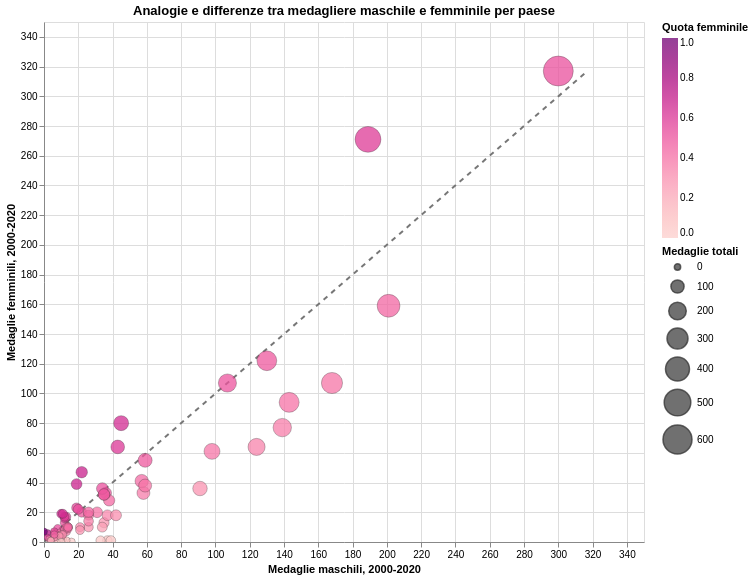

This figure's Vega-Lite source:
### Vega-Lite specification from a JSON file in a GitHub repository (floating-point values rounded to 4 significant figures)
{"config": {"view": {"continuousWidth": 300, "continuousHeight": 300}}, "layer": [{"data": {"name": "data-3c8f83880dbf451e6c17a108889782f8"}, "mark": {"type": "line", "color": "#777", "strokeDash": [5, 5]}, "encoding": {"x": {"field": "x", "type": "quantitative"}, "y": {"field": "y", "type": "quantitative"}}, "name": "view_0bc60117dca75eb7_0"}, {"data": {"name": "data-326a4a8866092d0b99ca93d035764352"}, "mark": {"type": "circle", "opacity": 0.75, "stroke": "#333", "strokeWidth": 0.4}, "encoding": {"color": {"field": "quota_femminile", "scale": {"scheme": "redpurple"}, "title": "Quota femminile", "type": "quantitative"}, "size": {"field": "medaglie_totali", "scale": {"range": [40, 900]}, "title": "Medaglie totali", "type": "quantitative"}, "tooltip": [{"field": "country", "title": "Paese", "type": "nominal"}, {"field": "medaglie_maschili", "format": ",.0f", "title": "Maschili", "type": "quantitative"}, {"field": "medaglie_femminili", "format": ",.0f", "title": "Femminili", "type": "quantitative"}, {"field": "medaglie_totali", "format": ",.0f", "title": "Totali", "type": "quantitative"}, {"field": "quota_femminile", "format": ".1%", "title": "Quota femm.", "type": "quantitative"}], "x": {"field": "medaglie_maschili", "title": "Medaglie maschili, 2000-2020", "type": "quantitative"}, "y": {"field": "medaglie_femminili", "title": "Medaglie femminili, 2000-2020", "type": "quantitative"}}}], "height": 520, "params": [{"name": "param_1e9efca18e7a2868", "select": {"type": "interval", "encodings": ["x", "y"]}, "bind": "scales", "views": ["view_0bc60117dca75eb7_0"]}], "title": "Analogie e differenze tra medagliere maschile e femminile per paese", "width": 600, "$schema": "https://vega.github.io/schema/vega-lite/v6.4.1.json", "datasets": {"data-3c8f83880dbf451e6c17a108889782f8": [{"x": 0.0, "y": 0.0}, {"x": 317.0, "y": 317.0}], "data-326a4a8866092d0b99ca93d035764352": [{"country_noc": "ALG", "country": "Algeria", "medaglie_femminili": 2.0, "medaglie_maschili": 8.0, "medaglie_miste_altro": 0.0, "PIL_Assoluto_USD": null, "PIL_Pro_Capite_USD": null, "Popolazione_Totale": null, "Aspettativa_di_Vita": null, "Tasso_Urbanizzazione_perc": null, "medaglie_totali": 10.0, "quota_femminile": 0.2}, {"country_noc": "ARG", "country": "Argentina", "medaglie_femminili": 10.0, "medaglie_maschili": 14.0, "medaglie_miste_altro": 3.0, "PIL_Assoluto_USD": 368800000000.0, "PIL_Pro_Capite_USD": 8983.0, "Popolazione_Totale": 40290000.0, "Aspettativa_di_Vita": 75.16, "Tasso_Urbanizzazione_perc": 90.39, "medaglie_totali": 27.0, "quota_femminile": 0.4167}, {"country_noc": "ARM", "country": "Armenia", "medaglie_femminili": 0.0, "medaglie_maschili": 16.0, "medaglie_miste_altro": 0.0, "PIL_Assoluto_USD": 7168000000.0, "PIL_Pro_Capite_USD": 2353.0, "Popolazione_Totale": 3102000.0, "Aspettativa_di_Vita": 73.14, "Tasso_Urbanizzazione_perc": 64.74, "medaglie_totali": 16.0, "quota_femminile": 0.0}, {"country_noc": "AUS", "country": "Australia", "medaglie_femminili": 122.0, "medaglie_maschili": 130.0, "medaglie_miste_altro": 12.0, "PIL_Assoluto_USD": 920700000000.0, "PIL_Pro_Capite_USD": 41590.0, "Popolazione_Totale": 21360000.0, "Aspettativa_di_Vita": 80.95, "Tasso_Urbanizzazione_perc": 86.02, "medaglie_totali": 264.0, "quota_femminile": 0.4841}, {"country_noc": "AUT", "country": "Austria", "medaglie_femminili": 9.0, "medaglie_maschili": 8.0, "medaglie_miste_altro": 4.0, "PIL_Assoluto_USD": 336800000000.0, "PIL_Pro_Capite_USD": 40160.0, "Popolazione_Totale": 8329000.0, "Aspettativa_di_Vita": 79.84, "Tasso_Urbanizzazione_perc": 67.12, "medaglie_totali": 21.0, "quota_femminile": 0.5294}, {"country_noc": "AZE", "country": "Azerbaijan", "medaglie_femminili": 13.0, "medaglie_maschili": 35.0, "medaglie_miste_altro": 0.0, "PIL_Assoluto_USD": 32280000000.0, "PIL_Pro_Capite_USD": 3496.0, "Popolazione_Totale": 8802000.0, "Aspettativa_di_Vita": 68.76, "Tasso_Urbanizzazione_perc": 53.35, "medaglie_totali": 48.0, "quota_femminile": 0.2708}, {"country_noc": "BAH", "country": "The Bahamas", "medaglie_femminili": 6.0, "medaglie_maschili": 6.0, "medaglie_miste_altro": 0.0, "PIL_Assoluto_USD": null, "PIL_Pro_Capite_USD": null, "Popolazione_Totale": null, "Aspettativa_di_Vita": null, "Tasso_Urbanizzazione_perc": null, "medaglie_totali": 12.0, "quota_femminile": 0.5}, {"country_noc": "BEL", "country": "Belgium", "medaglie_femminili": 13.0, "medaglie_maschili": 12.0, "medaglie_miste_altro": 1.0, "PIL_Assoluto_USD": 409200000000.0, "PIL_Pro_Capite_USD": 37750.0, "Popolazione_Totale": 10750000.0, "Aspettativa_di_Vita": 79.53, "Tasso_Urbanizzazione_perc": 84.14, "medaglie_totali": 26.0, "quota_femminile": 0.52}, {"country_noc": "BLR", "country": "Belarus", "medaglie_femminili": 33.0, "medaglie_maschili": 36.0, "medaglie_miste_altro": 1.0, "PIL_Assoluto_USD": 40960000000.0, "PIL_Pro_Capite_USD": 4293.0, "Popolazione_Totale": 9670000.0, "Aspettativa_di_Vita": 70.58, "Tasso_Urbanizzazione_perc": 73.24, "medaglie_totali": 70.0, "quota_femminile": 0.4783}, {"country_noc": "BRA", "country": "Brazil", "medaglie_femminili": 33.0, "medaglie_maschili": 58.0, "medaglie_miste_altro": 5.0, "PIL_Assoluto_USD": 1441000000000.0, "PIL_Pro_Capite_USD": 7485.0, "Popolazione_Totale": 188100000.0, "Aspettativa_di_Vita": 72.45, "Tasso_Urbanizzazione_perc": 83.35, "medaglie_totali": 96.0, "quota_femminile": 0.3626}, {"country_noc": "BUL", "country": "Bulgaria", "medaglie_femminili": 20.0, "medaglie_maschili": 22.0, "medaglie_miste_altro": 0.0, "PIL_Assoluto_USD": null, "PIL_Pro_Capite_USD": null, "Popolazione_Totale": null, "Aspettativa_di_Vita": null, "Tasso_Urbanizzazione_perc": null, "medaglie_totali": 42.0, "quota_femminile": 0.4762}, {"country_noc": "CAN", "country": "Canada", "medaglie_femminili": 64.0, "medaglie_maschili": 43.0, "medaglie_miste_altro": 3.0, "PIL_Assoluto_USD": 1281000000000.0, "PIL_Pro_Capite_USD": 37850.0, "Popolazione_Totale": 33250000.0, "Aspettativa_di_Vita": 80.52, "Tasso_Urbanizzazione_perc": 80.14, "medaglie_totali": 110.0, "quota_femminile": 0.5981}, {"country_noc": "CHI", "country": "Chile", "medaglie_femminili": 0.0, "medaglie_maschili": 5.0, "medaglie_miste_altro": 0.0, "PIL_Assoluto_USD": null, "PIL_Pro_Capite_USD": null, "Popolazione_Totale": null, "Aspettativa_di_Vita": null, "Tasso_Urbanizzazione_perc": null, "medaglie_totali": 5.0, "quota_femminile": 0.0}, {"country_noc": "CHN", "country": "People's Republic of China", "medaglie_femminili": 271.0, "medaglie_maschili": 189.0, "medaglie_miste_altro": 12.0, "PIL_Assoluto_USD": 5718000000000.0, "PIL_Pro_Capite_USD": 4201.0, "Popolazione_Totale": 1320000000.0, "Aspettativa_di_Vita": 74.67, "Tasso_Urbanizzazione_perc": 46.65, "medaglie_totali": 472.0, "quota_femminile": 0.5891}, {"country_noc": "COL", "country": "Colombia", "medaglie_femminili": 16.0, "medaglie_maschili": 12.0, "medaglie_miste_altro": 0.0, "PIL_Assoluto_USD": 216100000000.0, "PIL_Pro_Capite_USD": 4839.0, "Popolazione_Totale": 43230000.0, "Aspettativa_di_Vita": 73.75, "Tasso_Urbanizzazione_perc": 75.86, "medaglie_totali": 28.0, "quota_femminile": 0.5714}, {"country_noc": "CRO", "country": "Croatia", "medaglie_femminili": 10.0, "medaglie_maschili": 26.0, "medaglie_miste_altro": 0.0, "PIL_Assoluto_USD": null, "PIL_Pro_Capite_USD": null, "Popolazione_Totale": null, "Aspettativa_di_Vita": null, "Tasso_Urbanizzazione_perc": null, "medaglie_totali": 36.0, "quota_femminile": 0.2778}, {"country_noc": "CUB", "country": "Cuba", "medaglie_femminili": 36.0, "medaglie_maschili": 91.0, "medaglie_miste_altro": 0.0, "PIL_Assoluto_USD": 57180000000.0, "PIL_Pro_Capite_USD": 5087.0, "Popolazione_Totale": 11210000.0, "Aspettativa_di_Vita": 77.07, "Tasso_Urbanizzazione_perc": 76.23, "medaglie_totali": 127.0, "quota_femminile": 0.2835}, {"country_noc": "CZE", "country": "Czechia", "medaglie_femminili": 18.0, "medaglie_maschili": 37.0, "medaglie_miste_altro": 1.0, "PIL_Assoluto_USD": 159100000000.0, "PIL_Pro_Capite_USD": 15240.0, "Popolazione_Totale": 10390000.0, "Aspettativa_di_Vita": 76.73, "Tasso_Urbanizzazione_perc": 73.54, "medaglie_totali": 56.0, "quota_femminile": 0.3273}, {"country_noc": "DEN", "country": "Denmark", "medaglie_femminili": 20.0, "medaglie_maschili": 31.0, "medaglie_miste_altro": 5.0, "PIL_Assoluto_USD": null, "PIL_Pro_Capite_USD": null, "Popolazione_Totale": null, "Aspettativa_di_Vita": null, "Tasso_Urbanizzazione_perc": null, "medaglie_totali": 56.0, "quota_femminile": 0.3922}, {"country_noc": "DOM", "country": "Dominican Republic", "medaglie_femminili": 2.0, "medaglie_maschili": 8.0, "medaglie_miste_altro": 1.0, "PIL_Assoluto_USD": 46600000000.0, "PIL_Pro_Capite_USD": 4733.0, "Popolazione_Totale": 9507000.0, "Aspettativa_di_Vita": 71.59, "Tasso_Urbanizzazione_perc": 68.66, "medaglie_totali": 11.0, "quota_femminile": 0.2}, {"country_noc": "EGY", "country": "Egypt", "medaglie_femminili": 7.0, "medaglie_maschili": 13.0, "medaglie_miste_altro": 0.0, "PIL_Assoluto_USD": 177600000000.0, "PIL_Pro_Capite_USD": 1961.0, "Popolazione_Totale": 86010000.0, "Aspettativa_di_Vita": 68.69, "Tasso_Urbanizzazione_perc": 42.75, "medaglie_totali": 20.0, "quota_femminile": 0.35}, {"country_noc": "ESP", "country": "Spain", "medaglie_femminili": 41.0, "medaglie_maschili": 57.0, "medaglie_miste_altro": 6.0, "PIL_Assoluto_USD": 1126000000000.0, "PIL_Pro_Capite_USD": 25100.0, "Popolazione_Totale": 44190000.0, "Aspettativa_di_Vita": 81.07, "Tasso_Urbanizzazione_perc": 77.76, "medaglie_totali": 104.0, "quota_femminile": 0.4184}, {"country_noc": "EST", "country": "Estonia", "medaglie_femminili": 2.0, "medaglie_maschili": 11.0, "medaglie_miste_altro": 0.0, "PIL_Assoluto_USD": 17390000000.0, "PIL_Pro_Capite_USD": 13030.0, "Popolazione_Totale": 1351000.0, "Aspettativa_di_Vita": 73.86, "Tasso_Urbanizzazione_perc": 67.99, "medaglie_totali": 13.0, "quota_femminile": 0.1538}, {"country_noc": "ETH", "country": "Ethiopia", "medaglie_femminili": 23.0, "medaglie_maschili": 19.0, "medaglie_miste_altro": 0.0, "PIL_Assoluto_USD": 32250000000.0, "PIL_Pro_Capite_USD": 334.9, "Popolazione_Totale": 85480000.0, "Aspettativa_di_Vita": 57.14, "Tasso_Urbanizzazione_perc": 17.06, "medaglie_totali": 42.0, "quota_femminile": 0.5476}, {"country_noc": "FIN", "country": "Finland", "medaglie_femminili": 6.0, "medaglie_maschili": 9.0, "medaglie_miste_altro": 1.0, "PIL_Assoluto_USD": 212600000000.0, "PIL_Pro_Capite_USD": 39770.0, "Popolazione_Totale": 5318000.0, "Aspettativa_di_Vita": 79.44, "Tasso_Urbanizzazione_perc": 69.14, "medaglie_totali": 16.0, "quota_femminile": 0.4}, {"country_noc": "FRA", "country": "France", "medaglie_femminili": 77.0, "medaglie_maschili": 139.0, "medaglie_miste_altro": 8.0, "PIL_Assoluto_USD": 2245000000000.0, "PIL_Pro_Capite_USD": 34900.0, "Popolazione_Totale": 63850000.0, "Aspettativa_di_Vita": 80.78, "Tasso_Urbanizzazione_perc": 77.22, "medaglie_totali": 224.0, "quota_femminile": 0.3565}, {"country_noc": "GBR", "country": "Great Britain", "medaglie_femminili": 107.0, "medaglie_maschili": 168.0, "medaglie_miste_altro": 30.0, "PIL_Assoluto_USD": 2400000000000.0, "PIL_Pro_Capite_USD": 38540.0, "Popolazione_Totale": 61890000.0, "Aspettativa_di_Vita": 79.5, "Tasso_Urbanizzazione_perc": 80.77, "medaglie_totali": 305.0, "quota_femminile": 0.3891}, {"country_noc": "GEO", "country": "Georgia", "medaglie_femminili": 1.0, "medaglie_maschili": 37.0, "medaglie_miste_altro": 0.0, "PIL_Assoluto_USD": 10110000000.0, "PIL_Pro_Capite_USD": 2660.0, "Popolazione_Totale": 3910000.0, "Aspettativa_di_Vita": 71.63, "Tasso_Urbanizzazione_perc": 54.76, "medaglie_totali": 38.0, "quota_femminile": 0.02632}, {"country_noc": "GER", "country": "Germany", "medaglie_femminili": 94.0, "medaglie_maschili": 143.0, "medaglie_miste_altro": 32.0, "PIL_Assoluto_USD": 3113000000000.0, "PIL_Pro_Capite_USD": 37990.0, "Popolazione_Totale": 82000000.0, "Aspettativa_di_Vita": 79.38, "Tasso_Urbanizzazione_perc": 80.38, "medaglie_totali": 269.0, "quota_femminile": 0.3966}, {"country_noc": "GRE", "country": "Greece", "medaglie_femminili": 18.0, "medaglie_maschili": 26.0, "medaglie_miste_altro": 0.0, "PIL_Assoluto_USD": null, "PIL_Pro_Capite_USD": null, "Popolazione_Totale": null, "Aspettativa_di_Vita": null, "Tasso_Urbanizzazione_perc": null, "medaglie_totali": 44.0, "quota_femminile": 0.4091}, {"country_noc": "HKG", "country": "Hong Kong, China", "medaglie_femminili": 6.0, "medaglie_maschili": 2.0, "medaglie_miste_altro": 0.0, "PIL_Assoluto_USD": 247200000000.0, "PIL_Pro_Capite_USD": 34690.0, "Popolazione_Totale": 7048000.0, "Aspettativa_di_Vita": 82.96, "Tasso_Urbanizzazione_perc": 100.0, "medaglie_totali": 8.0, "quota_femminile": 0.75}, {"country_noc": "HUN", "country": "Hungary", "medaglie_femminili": 38.0, "medaglie_maschili": 59.0, "medaglie_miste_altro": 0.0, "PIL_Assoluto_USD": 108800000000.0, "PIL_Pro_Capite_USD": 10930.0, "Popolazione_Totale": 10020000.0, "Aspettativa_di_Vita": 73.54, "Tasso_Urbanizzazione_perc": 67.31, "medaglie_totali": 97.0, "quota_femminile": 0.3918}, {"country_noc": "INA", "country": "Indonesia", "medaglie_femminili": 10.0, "medaglie_maschili": 14.0, "medaglie_miste_altro": 3.0, "PIL_Assoluto_USD": null, "PIL_Pro_Capite_USD": null, "Popolazione_Totale": null, "Aspettativa_di_Vita": null, "Tasso_Urbanizzazione_perc": null, "medaglie_totali": 27.0, "quota_femminile": 0.4167}, {"country_noc": "IND", "country": "India", "medaglie_femminili": 8.0, "medaglie_maschili": 12.0, "medaglie_miste_altro": 0.0, "PIL_Assoluto_USD": 1325000000000.0, "PIL_Pro_Capite_USD": 1053.0, "Popolazione_Totale": 1194000000.0, "Aspettativa_di_Vita": 66.01, "Tasso_Urbanizzazione_perc": 30.09, "medaglie_totali": 20.0, "quota_femminile": 0.4}, {"country_noc": "IRI", "country": "Islamic Republic of Iran", "medaglie_femminili": 1.0, "medaglie_maschili": 39.0, "medaglie_miste_altro": 0.0, "PIL_Assoluto_USD": null, "PIL_Pro_Capite_USD": null, "Popolazione_Totale": null, "Aspettativa_di_Vita": null, "Tasso_Urbanizzazione_perc": null, "medaglie_totali": 40.0, "quota_femminile": 0.025}, {"country_noc": "IRL", "country": "Ireland", "medaglie_femminili": 5.0, "medaglie_maschili": 10.0, "medaglie_miste_altro": 1.0, "PIL_Assoluto_USD": 217900000000.0, "PIL_Pro_Capite_USD": 48910.0, "Popolazione_Totale": 4312000.0, "Aspettativa_di_Vita": 79.37, "Tasso_Urbanizzazione_perc": 60.98, "medaglie_totali": 16.0, "quota_femminile": 0.3333}, {"country_noc": "ISR", "country": "Israel", "medaglie_femminili": 3.0, "medaglie_maschili": 6.0, "medaglie_miste_altro": 1.0, "PIL_Assoluto_USD": 217300000000.0, "PIL_Pro_Capite_USD": 28640.0, "Popolazione_Totale": 7314000.0, "Aspettativa_di_Vita": 80.66, "Tasso_Urbanizzazione_perc": 91.54, "medaglie_totali": 10.0, "quota_femminile": 0.3333}, {"country_noc": "ITA", "country": "Italy", "medaglie_femminili": 64.0, "medaglie_maschili": 124.0, "medaglie_miste_altro": 1.0, "PIL_Assoluto_USD": 1811000000000.0, "PIL_Pro_Capite_USD": 30720.0, "Popolazione_Totale": 58700000.0, "Aspettativa_di_Vita": 81.3, "Tasso_Urbanizzazione_perc": 68.15, "medaglie_totali": 189.0, "quota_femminile": 0.3404}, {"country_noc": "JAM", "country": "Jamaica", "medaglie_femminili": 39.0, "medaglie_maschili": 19.0, "medaglie_miste_altro": 0.0, "PIL_Assoluto_USD": 12210000000.0, "PIL_Pro_Capite_USD": 4483.0, "Popolazione_Totale": 2705000.0, "Aspettativa_di_Vita": 71.68, "Tasso_Urbanizzazione_perc": 53.42, "medaglie_totali": 58.0, "quota_femminile": 0.6724}, {"country_noc": "JPN", "country": "Japan", "medaglie_femminili": 107.0, "medaglie_maschili": 107.0, "medaglie_miste_altro": 3.0, "PIL_Assoluto_USD": 4934000000000.0, "PIL_Pro_Capite_USD": 38760.0, "Popolazione_Totale": 127300000.0, "Aspettativa_di_Vita": 82.41, "Tasso_Urbanizzazione_perc": 86.32, "medaglie_totali": 217.0, "quota_femminile": 0.5}, {"country_noc": "KAZ", "country": "Kazakhstan", "medaglie_femminili": 18.0, "medaglie_maschili": 42.0, "medaglie_miste_altro": 0.0, "PIL_Assoluto_USD": 107100000000.0, "PIL_Pro_Capite_USD": 6154.0, "Popolazione_Totale": 16800000.0, "Aspettativa_di_Vita": 67.55, "Tasso_Urbanizzazione_perc": 55.68, "medaglie_totali": 60.0, "quota_femminile": 0.3}, {"country_noc": "KEN", "country": "Kenya", "medaglie_femminili": 28.0, "medaglie_maschili": 38.0, "medaglie_miste_altro": 0.0, "PIL_Assoluto_USD": 40620000000.0, "PIL_Pro_Capite_USD": 951.0, "Popolazione_Totale": 38870000.0, "Aspettativa_di_Vita": 59.39, "Tasso_Urbanizzazione_perc": 27.2, "medaglie_totali": 66.0, "quota_femminile": 0.4242}, {"country_noc": "KGZ", "country": "Kyrgyzstan", "medaglie_femminili": 2.0, "medaglie_maschili": 5.0, "medaglie_miste_altro": 0.0, "PIL_Assoluto_USD": 4387000000.0, "PIL_Pro_Capite_USD": 771.2, "Popolazione_Totale": 5424000.0, "Aspettativa_di_Vita": 69.06, "Tasso_Urbanizzazione_perc": 35.26, "medaglie_totali": 7.0, "quota_femminile": 0.2857}, {"country_noc": "KOR", "country": "Republic of Korea", "medaglie_femminili": 61.0, "medaglie_maschili": 98.0, "medaglie_miste_altro": 2.0, "PIL_Assoluto_USD": 1087000000000.0, "PIL_Pro_Capite_USD": 21940.0, "Popolazione_Totale": 48910000.0, "Aspettativa_di_Vita": 78.99, "Tasso_Urbanizzazione_perc": 80.96, "medaglie_totali": 161.0, "quota_femminile": 0.3836}, {"country_noc": "LAT", "country": "Latvia", "medaglie_femminili": 1.0, "medaglie_maschili": 13.0, "medaglie_miste_altro": 0.0, "PIL_Assoluto_USD": null, "PIL_Pro_Capite_USD": null, "Popolazione_Totale": null, "Aspettativa_di_Vita": null, "Tasso_Urbanizzazione_perc": null, "medaglie_totali": 14.0, "quota_femminile": 0.07143}, {"country_noc": "LTU", "country": "Lithuania", "medaglie_femminili": 10.0, "medaglie_maschili": 13.0, "medaglie_miste_altro": 0.0, "PIL_Assoluto_USD": 31690000000.0, "PIL_Pro_Capite_USD": 10340.0, "Popolazione_Totale": 3205000.0, "Aspettativa_di_Vita": 72.78, "Tasso_Urbanizzazione_perc": 66.94, "medaglie_totali": 23.0, "quota_femminile": 0.4348}, {"country_noc": "MAR", "country": "Morocco", "medaglie_femminili": 3.0, "medaglie_maschili": 10.0, "medaglie_miste_altro": 0.0, "PIL_Assoluto_USD": 84060000000.0, "PIL_Pro_Capite_USD": 2572.0, "Popolazione_Totale": 31480000.0, "Aspettativa_di_Vita": 69.81, "Tasso_Urbanizzazione_perc": 57.01, "medaglie_totali": 13.0, "quota_femminile": 0.2308}, {"country_noc": "MAS", "country": "Malaysia", "medaglie_femminili": 2.0, "medaglie_maschili": 7.0, "medaglie_miste_altro": 1.0, "PIL_Assoluto_USD": null, "PIL_Pro_Capite_USD": null, "Popolazione_Totale": null, "Aspettativa_di_Vita": null, "Tasso_Urbanizzazione_perc": null, "medaglie_totali": 10.0, "quota_femminile": 0.2222}, {"country_noc": "MEX", "country": "Mexico", "medaglie_femminili": 17.0, "medaglie_maschili": 13.0, "medaglie_miste_altro": 1.0, "PIL_Assoluto_USD": 982600000000.0, "PIL_Pro_Capite_USD": 8815.0, "Popolazione_Totale": 109700000.0, "Aspettativa_di_Vita": 73.45, "Tasso_Urbanizzazione_perc": 76.23, "medaglie_totali": 31.0, "quota_femminile": 0.5667}, {"country_noc": "MGL", "country": "Mongolia", "medaglie_femminili": 5.0, "medaglie_maschili": 11.0, "medaglie_miste_altro": 0.0, "PIL_Assoluto_USD": null, "PIL_Pro_Capite_USD": null, "Popolazione_Totale": null, "Aspettativa_di_Vita": null, "Tasso_Urbanizzazione_perc": null, "medaglie_totali": 16.0, "quota_femminile": 0.3125}, {"country_noc": "NED", "country": "Netherlands", "medaglie_femminili": 80.0, "medaglie_maschili": 45.0, "medaglie_miste_altro": 13.0, "PIL_Assoluto_USD": null, "PIL_Pro_Capite_USD": null, "Popolazione_Totale": null, "Aspettativa_di_Vita": null, "Tasso_Urbanizzazione_perc": null, "medaglie_totali": 138.0, "quota_femminile": 0.64}, {"country_noc": "NGR", "country": "Nigeria", "medaglie_femminili": 7.0, "medaglie_maschili": 6.0, "medaglie_miste_altro": 0.0, "PIL_Assoluto_USD": null, "PIL_Pro_Capite_USD": null, "Popolazione_Totale": null, "Aspettativa_di_Vita": null, "Tasso_Urbanizzazione_perc": null, "medaglie_totali": 13.0, "quota_femminile": 0.5385}, {"country_noc": "NOR", "country": "Norway", "medaglie_femminili": 14.0, "medaglie_maschili": 26.0, "medaglie_miste_altro": 1.0, "PIL_Assoluto_USD": 336400000000.0, "PIL_Pro_Capite_USD": 68820.0, "Popolazione_Totale": 4809000.0, "Aspettativa_di_Vita": 80.47, "Tasso_Urbanizzazione_perc": 78.53, "medaglie_totali": 41.0, "quota_femminile": 0.35}, {"country_noc": "NZL", "country": "New Zealand", "medaglie_femminili": 32.0, "medaglie_maschili": 35.0, "medaglie_miste_altro": 2.0, "PIL_Assoluto_USD": 129900000000.0, "PIL_Pro_Capite_USD": 29680.0, "Popolazione_Totale": 4257000.0, "Aspettativa_di_Vita": 80.05, "Tasso_Urbanizzazione_perc": 85.47, "medaglie_totali": 69.0, "quota_femminile": 0.4776}, {"country_noc": "PHI", "country": "Philippines", "medaglie_femminili": 3.0, "medaglie_maschili": 2.0, "medaglie_miste_altro": 0.0, "PIL_Assoluto_USD": null, "PIL_Pro_Capite_USD": null, "Popolazione_Totale": null, "Aspettativa_di_Vita": null, "Tasso_Urbanizzazione_perc": null, "medaglie_totali": 5.0, "quota_femminile": 0.6}, {"country_noc": "POL", "country": "Poland", "medaglie_femminili": 36.0, "medaglie_maschili": 34.0, "medaglie_miste_altro": 1.0, "PIL_Assoluto_USD": 375400000000.0, "PIL_Pro_Capite_USD": 9849.0, "Popolazione_Totale": 38190000.0, "Aspettativa_di_Vita": 75.51, "Tasso_Urbanizzazione_perc": 61.07, "medaglie_totali": 71.0, "quota_femminile": 0.5143}, {"country_noc": "POR", "country": "Portugal", "medaglie_femminili": 4.0, "medaglie_maschili": 9.0, "medaglie_miste_altro": 0.0, "PIL_Assoluto_USD": null, "PIL_Pro_Capite_USD": null, "Popolazione_Totale": null, "Aspettativa_di_Vita": null, "Tasso_Urbanizzazione_perc": null, "medaglie_totali": 13.0, "quota_femminile": 0.3077}, {"country_noc": "PRK", "country": "Democratic People's Republic of Korea", "medaglie_femminili": 17.0, "medaglie_maschili": 12.0, "medaglie_miste_altro": 0.0, "PIL_Assoluto_USD": null, "PIL_Pro_Capite_USD": null, "Popolazione_Totale": 24370000.0, "Aspettativa_di_Vita": 67.03, "Tasso_Urbanizzazione_perc": 59.96, "medaglie_totali": 29.0, "quota_femminile": 0.5862}, {"country_noc": "QAT", "country": "Qatar", "medaglie_femminili": 0.0, "medaglie_maschili": 7.0, "medaglie_miste_altro": 0.0, "PIL_Assoluto_USD": 94520000000.0, "PIL_Pro_Capite_USD": 57170.0, "Popolazione_Totale": 1395000.0, "Aspettativa_di_Vita": 78.4, "Tasso_Urbanizzazione_perc": 97.68, "medaglie_totali": 7.0, "quota_femminile": 0.0}, {"country_noc": "ROC", "country": "ROC", "medaglie_femminili": 32.0, "medaglie_maschili": 35.0, "medaglie_miste_altro": 4.0, "PIL_Assoluto_USD": null, "PIL_Pro_Capite_USD": null, "Popolazione_Totale": null, "Aspettativa_di_Vita": null, "Tasso_Urbanizzazione_perc": null, "medaglie_totali": 71.0, "quota_femminile": 0.4776}, {"country_noc": "ROU", "country": "Romania", "medaglie_femminili": 47.0, "medaglie_maschili": 22.0, "medaglie_miste_altro": 0.0, "PIL_Assoluto_USD": 132800000000.0, "PIL_Pro_Capite_USD": 6542.0, "Popolazione_Totale": 20920000.0, "Aspettativa_di_Vita": 72.74, "Tasso_Urbanizzazione_perc": 53.37, "medaglie_totali": 69.0, "quota_femminile": 0.6812}, {"country_noc": "RSA", "country": "South Africa", "medaglie_femminili": 10.0, "medaglie_maschili": 21.0, "medaglie_miste_altro": 0.0, "PIL_Assoluto_USD": null, "PIL_Pro_Capite_USD": null, "Popolazione_Totale": null, "Aspettativa_di_Vita": null, "Tasso_Urbanizzazione_perc": null, "medaglie_totali": 31.0, "quota_femminile": 0.3226}, {"country_noc": "RUS", "country": "Russian Federation", "medaglie_femminili": 159.0, "medaglie_maschili": 201.0, "medaglie_miste_altro": 0.0, "PIL_Assoluto_USD": 1118000000000.0, "PIL_Pro_Capite_USD": 7711.0, "Popolazione_Totale": 144800000.0, "Aspettativa_di_Vita": 68.31, "Tasso_Urbanizzazione_perc": 73.65, "medaglie_totali": 360.0, "quota_femminile": 0.4417}, {"country_noc": "SCG", "country": "Serbia and Montenegro", "medaglie_femminili": 2.0, "medaglie_maschili": 3.0, "medaglie_miste_altro": 0.0, "PIL_Assoluto_USD": null, "PIL_Pro_Capite_USD": null, "Popolazione_Totale": null, "Aspettativa_di_Vita": null, "Tasso_Urbanizzazione_perc": null, "medaglie_totali": 5.0, "quota_femminile": 0.4}, {"country_noc": "SLO", "country": "Slovenia", "medaglie_femminili": 9.0, "medaglie_maschili": 14.0, "medaglie_miste_altro": 1.0, "PIL_Assoluto_USD": null, "PIL_Pro_Capite_USD": null, "Popolazione_Totale": null, "Aspettativa_di_Vita": null, "Tasso_Urbanizzazione_perc": null, "medaglie_totali": 24.0, "quota_femminile": 0.3913}, {"country_noc": "SRB", "country": "Serbia", "medaglie_femminili": 10.0, "medaglie_maschili": 14.0, "medaglie_miste_altro": 0.0, "PIL_Assoluto_USD": 36040000000.0, "PIL_Pro_Capite_USD": 4966.0, "Popolazione_Totale": 7326000.0, "Aspettativa_di_Vita": 73.72, "Tasso_Urbanizzazione_perc": 58.03, "medaglie_totali": 24.0, "quota_femminile": 0.4167}, {"country_noc": "SUI", "country": "Switzerland", "medaglie_femminili": 22.0, "medaglie_maschili": 20.0, "medaglie_miste_altro": 3.0, "PIL_Assoluto_USD": null, "PIL_Pro_Capite_USD": null, "Popolazione_Totale": null, "Aspettativa_di_Vita": null, "Tasso_Urbanizzazione_perc": null, "medaglie_totali": 45.0, "quota_femminile": 0.5238}, {"country_noc": "SVK", "country": "Slovakia", "medaglie_femminili": 8.0, "medaglie_maschili": 21.0, "medaglie_miste_altro": 0.0, "PIL_Assoluto_USD": 70830000000.0, "PIL_Pro_Capite_USD": 13110.0, "Popolazione_Totale": 5398000.0, "Aspettativa_di_Vita": 74.86, "Tasso_Urbanizzazione_perc": 54.99, "medaglie_totali": 29.0, "quota_femminile": 0.2759}, {"country_noc": "SWE", "country": "Sweden", "medaglie_femminili": 20.0, "medaglie_maschili": 26.0, "medaglie_miste_altro": 6.0, "PIL_Assoluto_USD": 427300000000.0, "PIL_Pro_Capite_USD": 45450.0, "Popolazione_Totale": 9321000.0, "Aspettativa_di_Vita": 80.97, "Tasso_Urbanizzazione_perc": 85.17, "medaglie_totali": 52.0, "quota_femminile": 0.4348}, {"country_noc": "THA", "country": "Thailand", "medaglie_femminili": 19.0, "medaglie_maschili": 10.0, "medaglie_miste_altro": 0.0, "PIL_Assoluto_USD": 282700000000.0, "PIL_Pro_Capite_USD": 4145.0, "Popolazione_Totale": 66820000.0, "Aspettativa_di_Vita": 73.85, "Tasso_Urbanizzazione_perc": 40.26, "medaglie_totali": 29.0, "quota_femminile": 0.6552}, {"country_noc": "TPE", "country": "Chinese Taipei", "medaglie_femminili": 19.0, "medaglie_maschili": 11.0, "medaglie_miste_altro": 1.0, "PIL_Assoluto_USD": null, "PIL_Pro_Capite_USD": null, "Popolazione_Totale": null, "Aspettativa_di_Vita": null, "Tasso_Urbanizzazione_perc": null, "medaglie_totali": 31.0, "quota_femminile": 0.6333}, {"country_noc": "TTO", "country": "Trinidad and Tobago", "medaglie_femminili": 0.0, "medaglie_maschili": 10.0, "medaglie_miste_altro": 0.0, "PIL_Assoluto_USD": 18020000000.0, "PIL_Pro_Capite_USD": 13530.0, "Popolazione_Totale": 1327000.0, "Aspettativa_di_Vita": 70.82, "Tasso_Urbanizzazione_perc": 54.85, "medaglie_totali": 10.0, "quota_femminile": 0.0}, {"country_noc": "TUN", "country": "Tunisia", "medaglie_femminili": 3.0, "medaglie_maschili": 6.0, "medaglie_miste_altro": 0.0, "PIL_Assoluto_USD": 35910000000.0, "PIL_Pro_Capite_USD": 3355.0, "Popolazione_Totale": 10550000.0, "Aspettativa_di_Vita": 73.82, "Tasso_Urbanizzazione_perc": 65.78, "medaglie_totali": 9.0, "quota_femminile": 0.3333}, {"country_noc": "TUR", "country": "Türkiye", "medaglie_femminili": 10.0, "medaglie_maschili": 34.0, "medaglie_miste_altro": 0.0, "PIL_Assoluto_USD": 593900000000.0, "PIL_Pro_Capite_USD": 8070.0, "Popolazione_Totale": 71610000.0, "Aspettativa_di_Vita": 74.15, "Tasso_Urbanizzazione_perc": 69.79, "medaglie_totali": 44.0, "quota_femminile": 0.2273}, {"country_noc": "UGA", "country": "Uganda", "medaglie_femminili": 1.0, "medaglie_maschili": 4.0, "medaglie_miste_altro": 0.0, "PIL_Assoluto_USD": 18010000000.0, "PIL_Pro_Capite_USD": 538.1, "Popolazione_Totale": 30750000.0, "Aspettativa_di_Vita": 57.08, "Tasso_Urbanizzazione_perc": 17.63, "medaglie_totali": 5.0, "quota_femminile": 0.2}, {"country_noc": "UKR", "country": "Ukraine", "medaglie_femminili": 55.0, "medaglie_maschili": 59.0, "medaglie_miste_altro": 2.0, "PIL_Assoluto_USD": 102500000000.0, "PIL_Pro_Capite_USD": 2231.0, "Popolazione_Totale": 47480000.0, "Aspettativa_di_Vita": 69.67, "Tasso_Urbanizzazione_perc": 68.28, "medaglie_totali": 116.0, "quota_femminile": 0.4825}, {"country_noc": "USA", "country": "United States", "medaglie_femminili": 317.0, "medaglie_maschili": 300.0, "medaglie_miste_altro": 27.0, "PIL_Assoluto_USD": 14210000000000.0, "PIL_Pro_Capite_USD": 46470.0, "Popolazione_Totale": 301800000.0, "Aspettativa_di_Vita": 77.79, "Tasso_Urbanizzazione_perc": 79.93, "medaglie_totali": 644.0, "quota_femminile": 0.5138}, {"country_noc": "UZB", "country": "Uzbekistan", "medaglie_femminili": 1.0, "medaglie_maschili": 33.0, "medaglie_miste_altro": 0.0, "PIL_Assoluto_USD": 38940000000.0, "PIL_Pro_Capite_USD": 1332.0, "Popolazione_Totale": 27660000.0, "Aspettativa_di_Vita": 68.55, "Tasso_Urbanizzazione_perc": 49.79, "medaglie_totali": 34.0, "quota_femminile": 0.02941}, {"country_noc": "VEN", "country": "Venezuela", "medaglie_femminili": 5.0, "medaglie_maschili": 6.0, "medaglie_miste_altro": 0.0, "PIL_Assoluto_USD": 191000000000.0, "PIL_Pro_Capite_USD": 6729.0, "Popolazione_Totale": 28180000.0, "Aspettativa_di_Vita": 72.66, "Tasso_Urbanizzazione_perc": 88.76, "medaglie_totali": 11.0, "quota_femminile": 0.4545}, {"country_noc": "VIE", "country": "Vietnam", "medaglie_femminili": 1.0, "medaglie_maschili": 4.0, "medaglie_miste_altro": 0.0, "PIL_Assoluto_USD": null, "PIL_Pro_Capite_USD": null, "Popolazione_Totale": null, "Aspettativa_di_Vita": null, "Tasso_Urbanizzazione_perc": null, "medaglie_totali": 5.0, "quota_femminile": 0.2}, {"country_noc": "ZIM", "country": "Zimbabwe", "medaglie_femminili": 7.0, "medaglie_maschili": 0.0, "medaglie_miste_altro": 0.0, "PIL_Assoluto_USD": 13890000000.0, "PIL_Pro_Capite_USD": 1010.0, "Popolazione_Totale": 13070000.0, "Aspettativa_di_Vita": 51.5, "Tasso_Urbanizzazione_perc": 33.01, "medaglie_totali": 7.0, "quota_femminile": 1.0}]}}
